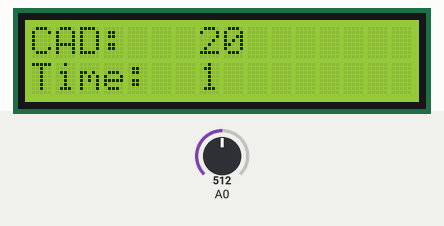
A sketch run on a simulated Arduino Uno, built with avr-gcc and run on an emulated ATmega328P. On the bench: 16×2 character LCD. Inputs (shaded band) come from the test bench; at power-on: A0 = 512. The board resets itself during the run and starts again; what the sketch prints to the serial monitor is not drawn.

Above: at 1.1 s.
At 6.3 s:
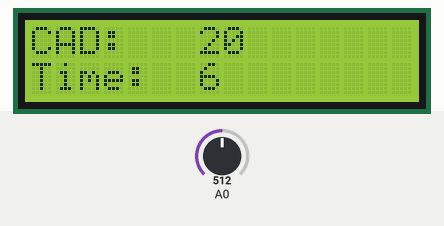
At 11.2 s:
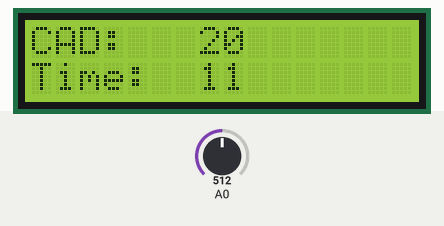
At 20.2 s:
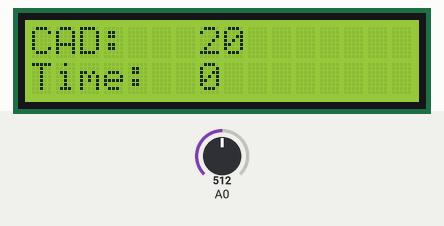
At 29.2 s:
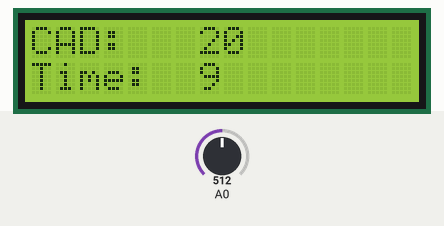
At 38.2 s:
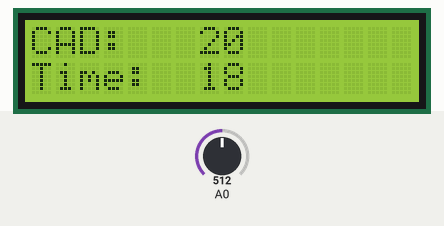

Measured:
- what the display in image 0 shows lasts 1.0 s, from 1.1 s to 2.1 s

The sketch:

Deber-WatchDog.ino
```cpp
//EDISON PICUASI
//DEBER WATCHDOG
#include <LiquidCrystal.h>//Anadir libreria lcd
#include <MsTimer2.h>//Anadir libreria timer2
#include<avr/wdt.h>//Anadir watchdog


LiquidCrystal lcd (13,12,11,10,9,8);//configurar pines lcd
int cad,cadr;//variable de cad y variable de rango
int cont=0;//variable conteo
void setup() {
Serial.begin(9600);//inicializar CX
lcd.begin(16,2);//inicializar lcd
MsTimer2::set(1000,contador);//configurar Timer2
MsTimer2::start();//inicializar Timer2
}
void loop() {
cadr=(analogRead(A0)*32)/1023;//lectura del conversor CAD
cad=cadr*1.25;//establecer rango de muestreo
Serial.print("CAD:");// impresion en CX
Serial.println(cad);// impresion valor cad en CX

lcd.clear();//limpiar lcd
lcd.setCursor(0,0);//posicionar cursor del lcd
lcd.print("CAD:");//impresion msg en lcd
lcd.setCursor(7,0);//posicionar cursor del lcd
lcd.print(cad);//impresion valor cad en lcd
lcd.setCursor(0,1);//posicionar cursor del lcd
lcd.print("Time:");//impresion msg en lcd
lcd.setCursor(7,1);//posicionar cursor del lcd
lcd.print(cont);//impresion valor del contador en lcd
delay(200);
 }

void contador(){
  //comparar valor del cad
if(cad==10||cad==20||cad==30||cad==40){
  cont++;//incrementar contador
  Serial.print("Timer:");//impresion msg en CX
  Serial.println(cont);   //impresion valor de conteo en CX
}else{
  cont=0;//reiniciar variable de conteo

  }
//comparar valor cad y valor de vonteo
 if(cad==10&&cont==10||cad==20&&cont==20||cad==30&&cont==30||cad==40&&cont==40){
    wdt_enable(WDTO_15MS);//iniciar watchdog en 15 ms
    cont=0;//reiniciar contador
    }

  }
```
